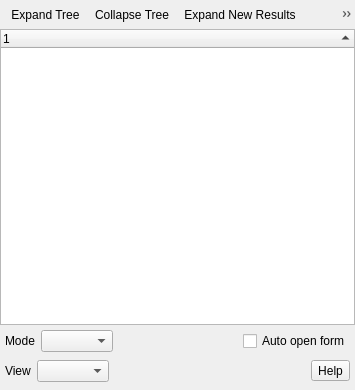
<?xml version="1.0" encoding="UTF-8"?>
<ui version="4.0">
 <class>IdentifyResultsBase</class>
 <widget class="QDialog" name="IdentifyResultsBase">
  <property name="geometry">
   <rect>
    <x>0</x>
    <y>0</y>
    <width>355</width>
    <height>390</height>
   </rect>
  </property>
  <property name="windowTitle">
   <string>Identify Results</string>
  </property>
  <layout class="QVBoxLayout" name="verticalLayout_4">
   <property name="spacing">
    <number>0</number>
   </property>
   <property name="leftMargin">
    <number>0</number>
   </property>
   <property name="topMargin">
    <number>0</number>
   </property>
   <property name="rightMargin">
    <number>0</number>
   </property>
   <property name="bottomMargin">
    <number>0</number>
   </property>
   <item>
    <widget class="QStackedWidget" name="stackedWidget">
     <property name="currentIndex">
      <number>0</number>
     </property>
     <widget class="QWidget" name="stackedWidgetPage1">
      <layout class="QVBoxLayout" name="verticalLayout">
       <property name="spacing">
        <number>0</number>
       </property>
       <property name="leftMargin">
        <number>0</number>
       </property>
       <property name="topMargin">
        <number>0</number>
       </property>
       <property name="rightMargin">
        <number>0</number>
       </property>
       <property name="bottomMargin">
        <number>0</number>
       </property>
       <item>
        <widget class="QToolBar" name="mIdentifyToolbar">
         <property name="iconSize">
          <size>
           <width>16</width>
           <height>16</height>
          </size>
         </property>
         <property name="floatable">
          <bool>false</bool>
         </property>
         <addaction name="mExpandAction"/>
         <addaction name="mCollapseAction"/>
         <addaction name="mExpandNewAction"/>
         <addaction name="mOpenFormAction"/>
         <addaction name="mClearResultsAction"/>
         <addaction name="mActionCopy"/>
         <addaction name="mActionPrint"/>
        </widget>
       </item>
       <item>
        <widget class="QTreeWidget" name="lstResults">
         <property name="lineWidth">
          <number>2</number>
         </property>
         <property name="alternatingRowColors">
          <bool>true</bool>
         </property>
         <property name="sortingEnabled">
          <bool>true</bool>
         </property>
         <column>
          <property name="text">
           <string notr="true">1</string>
          </property>
         </column>
        </widget>
       </item>
       <item>
        <layout class="QHBoxLayout" name="horizontalLayout_2">
         <property name="leftMargin">
          <number>5</number>
         </property>
         <property name="topMargin">
          <number>5</number>
         </property>
         <property name="rightMargin">
          <number>5</number>
         </property>
         <item>
          <widget class="QLabel" name="lblIdentifyMode">
           <property name="toolTip">
            <string>Select identify mode</string>
           </property>
           <property name="text">
            <string>Mode</string>
           </property>
          </widget>
         </item>
         <item>
          <widget class="QComboBox" name="cmbIdentifyMode">
           <property name="sizePolicy">
            <sizepolicy hsizetype="Preferred" vsizetype="Fixed">
             <horstretch>0</horstretch>
             <verstretch>0</verstretch>
            </sizepolicy>
           </property>
          </widget>
         </item>
         <item>
          <spacer name="horizontalSpacer_43">
           <property name="orientation">
            <enum>Qt::Horizontal</enum>
           </property>
           <property name="sizeHint" stdset="0">
            <size>
             <width>40</width>
             <height>20</height>
            </size>
           </property>
          </spacer>
         </item>
         <item>
          <widget class="QCheckBox" name="cbxAutoFeatureForm">
           <property name="text">
            <string>Auto open form</string>
           </property>
          </widget>
         </item>
        </layout>
       </item>
      </layout>
     </widget>
     <widget class="QWidget" name="stackedWidgetPage2">
      <layout class="QVBoxLayout" name="verticalLayout_2">
       <property name="spacing">
        <number>0</number>
       </property>
       <property name="leftMargin">
        <number>0</number>
       </property>
       <property name="topMargin">
        <number>0</number>
       </property>
       <property name="rightMargin">
        <number>0</number>
       </property>
       <property name="bottomMargin">
        <number>0</number>
       </property>
       <item>
        <widget class="QTableWidget" name="tblResults">
         <property name="editTriggers">
          <set>QAbstractItemView::NoEditTriggers</set>
         </property>
         <property name="sortingEnabled">
          <bool>false</bool>
         </property>
         <column>
          <property name="text">
           <string>Layer</string>
          </property>
         </column>
         <column>
          <property name="text">
           <string>FID</string>
          </property>
         </column>
         <column>
          <property name="text">
           <string>Attribute</string>
          </property>
         </column>
         <column>
          <property name="text">
           <string>Value</string>
          </property>
         </column>
        </widget>
       </item>
      </layout>
     </widget>
     <widget class="QWidget" name="stackedWidgetPage3">
      <layout class="QVBoxLayout" name="verticalLayout_3">
       <item>
        <widget class="QwtPlot" name="mPlot"/>
       </item>
      </layout>
     </widget>
    </widget>
   </item>
   <item>
    <layout class="QHBoxLayout" name="horizontalLayout_3">
     <property name="leftMargin">
      <number>5</number>
     </property>
     <property name="rightMargin">
      <number>5</number>
     </property>
     <item>
      <widget class="QLabel" name="lblViewMode">
       <property name="toolTip">
        <string>Select view mode for raster layers</string>
       </property>
       <property name="text">
        <string>View</string>
       </property>
      </widget>
     </item>
     <item>
      <widget class="QComboBox" name="cmbViewMode"/>
     </item>
     <item>
      <spacer name="horizontalSpacer_2">
       <property name="orientation">
        <enum>Qt::Horizontal</enum>
       </property>
       <property name="sizeHint" stdset="0">
        <size>
         <width>58</width>
         <height>38</height>
        </size>
       </property>
      </spacer>
     </item>
     <item>
      <widget class="QToolButton" name="mHelpToolButton">
       <property name="enabled">
        <bool>true</bool>
       </property>
       <property name="text">
        <string>Help</string>
       </property>
       <property name="checkable">
        <bool>false</bool>
       </property>
      </widget>
     </item>
    </layout>
   </item>
  </layout>
  <action name="mExpandAction">
   <property name="icon">
    <iconset>
     <normaloff>:/images/themes/default/mActionExpandTree.svg</normaloff>:/images/themes/default/mActionExpandTree.svg</iconset>
   </property>
   <property name="text">
    <string>Expand Tree</string>
   </property>
  </action>
  <action name="mCollapseAction">
   <property name="icon">
    <iconset>
     <normaloff>:/images/themes/default/mActionCollapseTree.svg</normaloff>:/images/themes/default/mActionCollapseTree.svg</iconset>
   </property>
   <property name="text">
    <string>Collapse Tree</string>
   </property>
   <property name="toolTip">
    <string>Collapse Tree</string>
   </property>
  </action>
  <action name="mExpandNewAction">
   <property name="checkable">
    <bool>true</bool>
   </property>
   <property name="icon">
    <iconset>
     <normaloff>:/images/themes/default/mActionExpandNewTree.svg</normaloff>:/images/themes/default/mActionExpandNewTree.svg</iconset>
   </property>
   <property name="text">
    <string>Expand New Results</string>
   </property>
   <property name="toolTip">
    <string>New results will be expanded by default.</string>
   </property>
  </action>
  <action name="mOpenFormAction">
   <property name="icon">
    <iconset>
     <normaloff>:/images/themes/default/mActionPropertyItem.svg</normaloff>:/images/themes/default/mActionPropertyItem.svg</iconset>
   </property>
   <property name="text">
    <string>Open Form</string>
   </property>
   <property name="toolTip">
    <string>Open Form</string>
   </property>
  </action>
  <action name="mClearResultsAction">
   <property name="icon">
    <iconset>
     <normaloff>:/images/themes/default/mActionDeselectAll.svg</normaloff>:/images/themes/default/mActionDeselectAll.svg</iconset>
   </property>
   <property name="text">
    <string>Clear Results</string>
   </property>
   <property name="toolTip">
    <string>Clear Results</string>
   </property>
  </action>
  <action name="mActionCopy">
   <property name="icon">
    <iconset>
     <normaloff>:/images/themes/default/mActionEditCopy.png</normaloff>:/images/themes/default/mActionEditCopy.png</iconset>
   </property>
   <property name="text">
    <string>Copy Feature</string>
   </property>
   <property name="toolTip">
    <string>Copy selected feature to clipboard.</string>
   </property>
  </action>
  <action name="mActionPrint">
   <property name="icon">
    <iconset>
     <normaloff>:/images/themes/default/mActionFilePrint.png</normaloff>:/images/themes/default/mActionFilePrint.png</iconset>
   </property>
   <property name="text">
    <string>Print Response</string>
   </property>
   <property name="toolTip">
    <string>Print selected HTML response.</string>
   </property>
  </action>
 </widget>
 <layoutdefault spacing="6" margin="11"/>
 <customwidgets>
  <customwidget>
   <class>QwtPlot</class>
   <extends>QFrame</extends>
   <header>qwt_plot.h</header>
   <container>1</container>
  </customwidget>
 </customwidgets>
 <resources>
  <include location="../../images/images.qrc"/>
 </resources>
 <connections/>
</ui>
